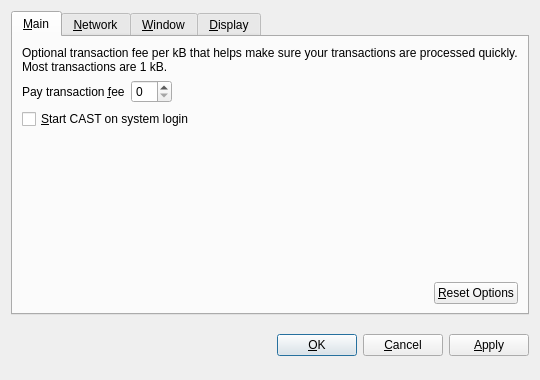
<?xml version="1.0" encoding="UTF-8"?>
<ui version="4.0">
 <class>OptionsDialog</class>
 <widget class="QDialog" name="OptionsDialog">
  <property name="geometry">
   <rect>
    <x>0</x>
    <y>0</y>
    <width>540</width>
    <height>380</height>
   </rect>
  </property>
  <property name="windowTitle">
   <string>Options</string>
  </property>
  <property name="modal">
   <bool>true</bool>
  </property>
  <layout class="QVBoxLayout" name="verticalLayout">
   <item>
    <widget class="QTabWidget" name="tabWidget">
     <property name="tabPosition">
      <enum>QTabWidget::North</enum>
     </property>
     <property name="currentIndex">
      <number>0</number>
     </property>
     <widget class="QWidget" name="tabMain">
      <attribute name="title">
       <string>&amp;Main</string>
      </attribute>
      <layout class="QVBoxLayout" name="verticalLayout_Main">
       <item>
        <widget class="QLabel" name="transactionFeeInfoLabel">
         <property name="text">
          <string>Optional transaction fee per kB that helps make sure your transactions are processed quickly. Most transactions are 1 kB.</string>
         </property>
         <property name="textFormat">
          <enum>Qt::PlainText</enum>
         </property>
         <property name="wordWrap">
          <bool>true</bool>
         </property>
        </widget>
       </item>
       <item>
        <layout class="QHBoxLayout" name="horizontalLayout_1_Main">
         <item>
          <widget class="QLabel" name="transactionFeeLabel">
           <property name="text">
            <string>Pay transaction &amp;fee</string>
           </property>
           <property name="textFormat">
            <enum>Qt::PlainText</enum>
           </property>
           <property name="buddy">
            <cstring>transactionFee</cstring>
           </property>
          </widget>
         </item>
         <item>
          <widget class="BitcoinAmountField" name="transactionFee"/>
         </item>
         <item>
          <spacer name="horizontalSpacer_1_Main">
           <property name="orientation">
            <enum>Qt::Horizontal</enum>
           </property>
           <property name="sizeHint" stdset="0">
            <size>
             <width>40</width>
             <height>20</height>
            </size>
           </property>
          </spacer>
         </item>
        </layout>
       </item>
       <item>
        <widget class="QCheckBox" name="bitcoinAtStartup">
         <property name="toolTip">
          <string>Automatically start CAST after logging in to the system.</string>
         </property>
         <property name="text">
          <string>&amp;Start CAST on system login</string>
         </property>
        </widget>
       </item>
       <item>
        <spacer name="verticalSpacer_Main">
         <property name="orientation">
          <enum>Qt::Vertical</enum>
         </property>
         <property name="sizeHint" stdset="0">
          <size>
           <width>20</width>
           <height>40</height>
          </size>
         </property>
        </spacer>
       </item>
       <item>
        <layout class="QHBoxLayout" name="horizontalLayout_2_Main">
         <item>
          <spacer name="horizontalSpacer_2_Main">
           <property name="orientation">
            <enum>Qt::Horizontal</enum>
           </property>
           <property name="sizeHint" stdset="0">
            <size>
             <width>40</width>
             <height>20</height>
            </size>
           </property>
          </spacer>
         </item>
         <item>
          <widget class="QPushButton" name="resetButton">
           <property name="toolTip">
            <string>Reset all client options to default.</string>
           </property>
           <property name="text">
            <string>&amp;Reset Options</string>
           </property>
           <property name="autoDefault">
            <bool>false</bool>
           </property>
          </widget>
         </item>
        </layout>
       </item>
      </layout>
     </widget>
     <widget class="QWidget" name="tabNetwork">
      <attribute name="title">
       <string>&amp;Network</string>
      </attribute>
      <layout class="QVBoxLayout" name="verticalLayout_Network">
       <item>
        <widget class="QCheckBox" name="mapPortUpnp">
         <property name="toolTip">
          <string>&lt;html&gt;&lt;head/&gt;&lt;body&gt;&lt;p&gt;Automatically open the CAST client port on the router. This only works when your router supports UPnP and it is enabled.&lt;/p&gt;&lt;/body&gt;&lt;/html&gt;</string>
         </property>
         <property name="text">
          <string>Map port using &amp;UPnP</string>
         </property>
        </widget>
       </item>
       <item>
        <widget class="QCheckBox" name="connectSocks">
         <property name="toolTip">
          <string>Connect to the CAST network through a SOCKS proxy (e.g. when connecting through Tor).</string>
         </property>
         <property name="text">
          <string>&amp;Connect through SOCKS proxy:</string>
         </property>
        </widget>
       </item>
       <item>
        <layout class="QHBoxLayout" name="horizontalLayout_Network">
         <item>
          <widget class="QLabel" name="proxyIpLabel">
           <property name="text">
            <string>Proxy &amp;IP:</string>
           </property>
           <property name="textFormat">
            <enum>Qt::PlainText</enum>
           </property>
           <property name="buddy">
            <cstring>proxyIp</cstring>
           </property>
          </widget>
         </item>
         <item>
          <widget class="QValidatedLineEdit" name="proxyIp">
           <property name="maximumSize">
            <size>
             <width>140</width>
             <height>16777215</height>
            </size>
           </property>
           <property name="toolTip">
            <string>IP address of the proxy (e.g. 127.0.0.1)</string>
           </property>
          </widget>
         </item>
         <item>
          <widget class="QLabel" name="proxyPortLabel">
           <property name="text">
            <string>&amp;Port:</string>
           </property>
           <property name="textFormat">
            <enum>Qt::PlainText</enum>
           </property>
           <property name="buddy">
            <cstring>proxyPort</cstring>
           </property>
          </widget>
         </item>
         <item>
          <widget class="QLineEdit" name="proxyPort">
           <property name="maximumSize">
            <size>
             <width>55</width>
             <height>16777215</height>
            </size>
           </property>
           <property name="toolTip">
            <string>Port of the proxy (e.g. 9050)</string>
           </property>
          </widget>
         </item>
         <item>
          <widget class="QLabel" name="socksVersionLabel">
           <property name="text">
            <string>SOCKS &amp;Version:</string>
           </property>
           <property name="textFormat">
            <enum>Qt::PlainText</enum>
           </property>
           <property name="buddy">
            <cstring>socksVersion</cstring>
           </property>
          </widget>
         </item>
         <item>
          <widget class="QValueComboBox" name="socksVersion">
           <property name="toolTip">
            <string>SOCKS version of the proxy (e.g. 5)</string>
           </property>
          </widget>
         </item>
         <item>
          <spacer name="horizontalSpacer_Network">
           <property name="orientation">
            <enum>Qt::Horizontal</enum>
           </property>
           <property name="sizeHint" stdset="0">
            <size>
             <width>40</width>
             <height>20</height>
            </size>
           </property>
          </spacer>
         </item>
        </layout>
       </item>
       <item>
        <spacer name="verticalSpacer_Network">
         <property name="orientation">
          <enum>Qt::Vertical</enum>
         </property>
         <property name="sizeHint" stdset="0">
          <size>
           <width>20</width>
           <height>40</height>
          </size>
         </property>
        </spacer>
       </item>
      </layout>
     </widget>
     <widget class="QWidget" name="tabWindow">
      <attribute name="title">
       <string>&amp;Window</string>
      </attribute>
      <layout class="QVBoxLayout" name="verticalLayout_Window">
       <item>
        <widget class="QCheckBox" name="minimizeToTray">
         <property name="toolTip">
          <string>Show only a tray icon after minimizing the window.</string>
         </property>
         <property name="text">
          <string>&amp;Minimize to the tray instead of the taskbar</string>
         </property>
        </widget>
       </item>
       <item>
        <widget class="QCheckBox" name="minimizeOnClose">
         <property name="toolTip">
          <string>Minimize instead of exit the application when the window is closed. When this option is enabled, the application will be closed only after selecting Quit in the menu.</string>
         </property>
         <property name="text">
          <string>M&amp;inimize on close</string>
         </property>
        </widget>
       </item>
       <item>
        <spacer name="verticalSpacer_Window">
         <property name="orientation">
          <enum>Qt::Vertical</enum>
         </property>
         <property name="sizeHint" stdset="0">
          <size>
           <width>20</width>
           <height>40</height>
          </size>
         </property>
        </spacer>
       </item>
      </layout>
     </widget>
     <widget class="QWidget" name="tabDisplay">
      <attribute name="title">
       <string>&amp;Display</string>
      </attribute>
      <layout class="QVBoxLayout" name="verticalLayout_Display">
       <item>
        <layout class="QHBoxLayout" name="horizontalLayout_1_Display">
         <item>
          <widget class="QLabel" name="langLabel">
           <property name="text">
            <string>User Interface &amp;language:</string>
           </property>
           <property name="textFormat">
            <enum>Qt::PlainText</enum>
           </property>
           <property name="buddy">
            <cstring>lang</cstring>
           </property>
          </widget>
         </item>
         <item>
          <widget class="QValueComboBox" name="lang">
           <property name="toolTip">
            <string>&lt;html&gt;&lt;head/&gt;&lt;body&gt;&lt;p&gt;The user interface language can be set here. This setting will take effect after restarting CAST.&lt;/p&gt;&lt;/body&gt;&lt;/html&gt;</string>
           </property>
          </widget>
         </item>
        </layout>
       </item>
       <item>
        <layout class="QHBoxLayout" name="horizontalLayout_2_Display">
         <item>
          <widget class="QLabel" name="unitLabel">
           <property name="text">
            <string>&amp;Unit to show amounts in:</string>
           </property>
           <property name="textFormat">
            <enum>Qt::PlainText</enum>
           </property>
           <property name="buddy">
            <cstring>unit</cstring>
           </property>
          </widget>
         </item>
         <item>
          <widget class="QValueComboBox" name="unit">
           <property name="toolTip">
            <string>Choose the default subdivision unit to show in the interface and when sending coins.</string>
           </property>
          </widget>
         </item>
        </layout>
       </item>
       <item>
        <widget class="QCheckBox" name="displayAddresses">
         <property name="toolTip">
          <string>&lt;html&gt;&lt;head/&gt;&lt;body&gt;&lt;p&gt;Whether to show CAST addresses in the transaction list or not.&lt;/p&gt;&lt;/body&gt;&lt;/html&gt;</string>
         </property>
         <property name="text">
          <string>&amp;Display addresses in transaction list</string>
         </property>
        </widget>
       </item>
       <item>
        <spacer name="verticalSpacer_Display">
         <property name="orientation">
          <enum>Qt::Vertical</enum>
         </property>
         <property name="sizeHint" stdset="0">
          <size>
           <width>20</width>
           <height>40</height>
          </size>
         </property>
        </spacer>
       </item>
      </layout>
     </widget>
    </widget>
   </item>
   <item>
    <layout class="QHBoxLayout" name="horizontalLayout_Buttons">
     <item>
      <spacer name="horizontalSpacer_1">
       <property name="orientation">
        <enum>Qt::Horizontal</enum>
       </property>
       <property name="sizeHint" stdset="0">
        <size>
         <width>40</width>
         <height>48</height>
        </size>
       </property>
      </spacer>
     </item>
     <item>
      <widget class="QLabel" name="statusLabel">
       <property name="font">
        <font>
         <weight>75</weight>
         <bold>true</bold>
        </font>
       </property>
       <property name="text">
        <string/>
       </property>
       <property name="textFormat">
        <enum>Qt::PlainText</enum>
       </property>
       <property name="wordWrap">
        <bool>true</bool>
       </property>
      </widget>
     </item>
     <item>
      <spacer name="horizontalSpacer_2">
       <property name="orientation">
        <enum>Qt::Horizontal</enum>
       </property>
       <property name="sizeHint" stdset="0">
        <size>
         <width>40</width>
         <height>48</height>
        </size>
       </property>
      </spacer>
     </item>
     <item>
      <widget class="QPushButton" name="okButton">
       <property name="text">
        <string>&amp;OK</string>
       </property>
      </widget>
     </item>
     <item>
      <widget class="QPushButton" name="cancelButton">
       <property name="text">
        <string>&amp;Cancel</string>
       </property>
       <property name="autoDefault">
        <bool>false</bool>
       </property>
      </widget>
     </item>
     <item>
      <widget class="QPushButton" name="applyButton">
       <property name="text">
        <string>&amp;Apply</string>
       </property>
       <property name="autoDefault">
        <bool>false</bool>
       </property>
      </widget>
     </item>
    </layout>
   </item>
  </layout>
 </widget>
 <customwidgets>
  <customwidget>
   <class>BitcoinAmountField</class>
   <extends>QSpinBox</extends>
   <header>bitcoinamountfield.h</header>
  </customwidget>
  <customwidget>
   <class>QValueComboBox</class>
   <extends>QComboBox</extends>
   <header>qvaluecombobox.h</header>
  </customwidget>
  <customwidget>
   <class>QValidatedLineEdit</class>
   <extends>QLineEdit</extends>
   <header>qvalidatedlineedit.h</header>
  </customwidget>
 </customwidgets>
 <resources/>
 <connections/>
</ui>
